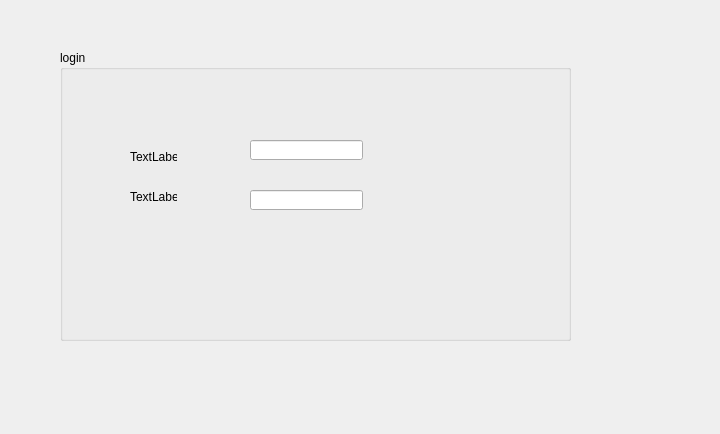
<?xml version="1.0" encoding="UTF-8"?>
<ui version="4.0">
 <class>Dialog</class>
 <widget class="QDialog" name="Dialog">
  <property name="geometry">
   <rect>
    <x>0</x>
    <y>0</y>
    <width>720</width>
    <height>434</height>
   </rect>
  </property>
  <property name="windowTitle">
   <string>Dialog</string>
  </property>
  <widget class="QGroupBox" name="groupBox">
   <property name="geometry">
    <rect>
     <x>60</x>
     <y>50</y>
     <width>511</width>
     <height>291</height>
    </rect>
   </property>
   <property name="title">
    <string>login</string>
   </property>
   <widget class="QLineEdit" name="lineEdit_adress">
    <property name="geometry">
     <rect>
      <x>190</x>
      <y>90</y>
      <width>113</width>
      <height>20</height>
     </rect>
    </property>
   </widget>
   <widget class="QLineEdit" name="lineEdit_2">
    <property name="geometry">
     <rect>
      <x>190</x>
      <y>140</y>
      <width>113</width>
      <height>20</height>
     </rect>
    </property>
   </widget>
   <widget class="QLabel" name="label">
    <property name="geometry">
     <rect>
      <x>70</x>
      <y>100</y>
      <width>47</width>
      <height>14</height>
     </rect>
    </property>
    <property name="text">
     <string>TextLabel</string>
    </property>
   </widget>
   <widget class="QLabel" name="label_2">
    <property name="geometry">
     <rect>
      <x>70</x>
      <y>140</y>
      <width>47</width>
      <height>14</height>
     </rect>
    </property>
    <property name="text">
     <string>TextLabel</string>
    </property>
   </widget>
  </widget>
 </widget>
 <resources/>
 <connections/>
</ui>
